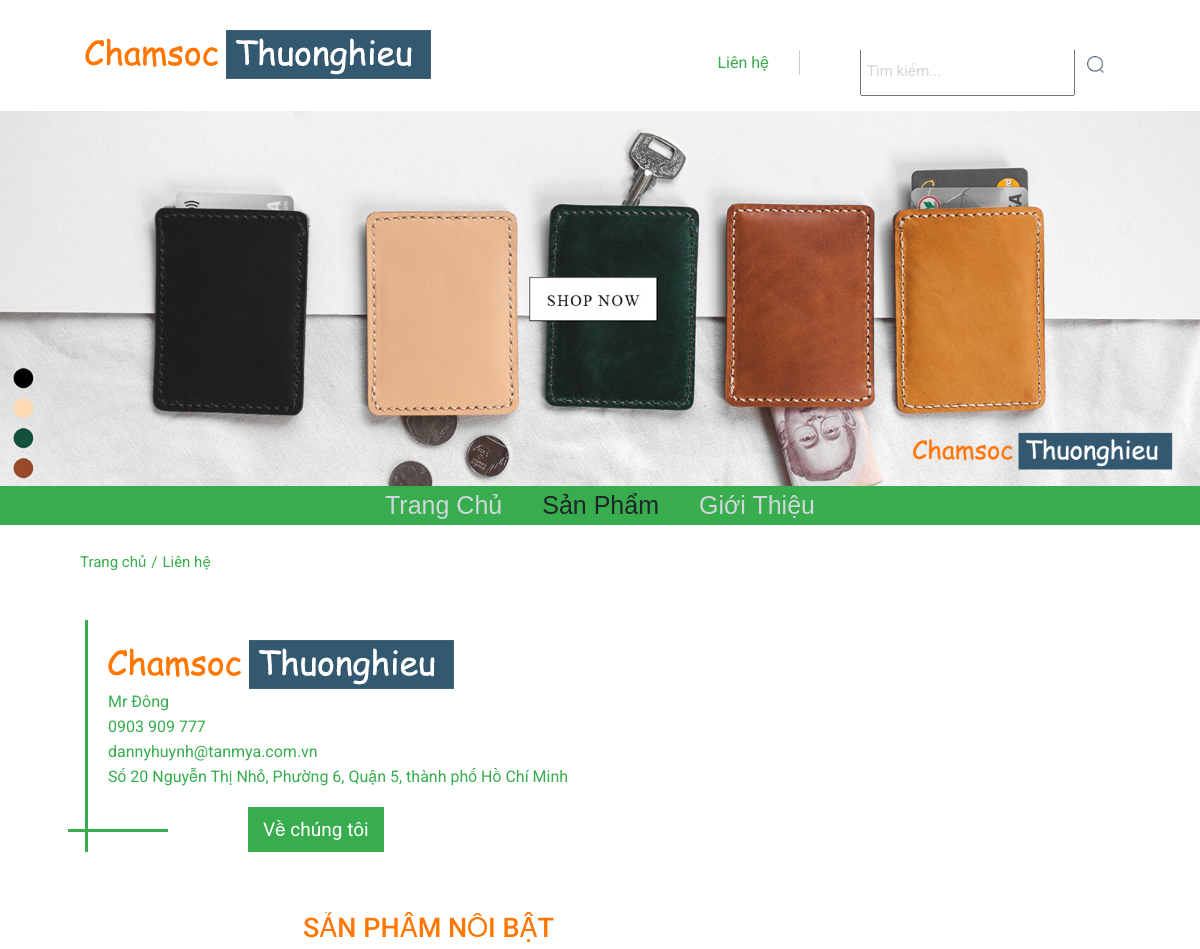
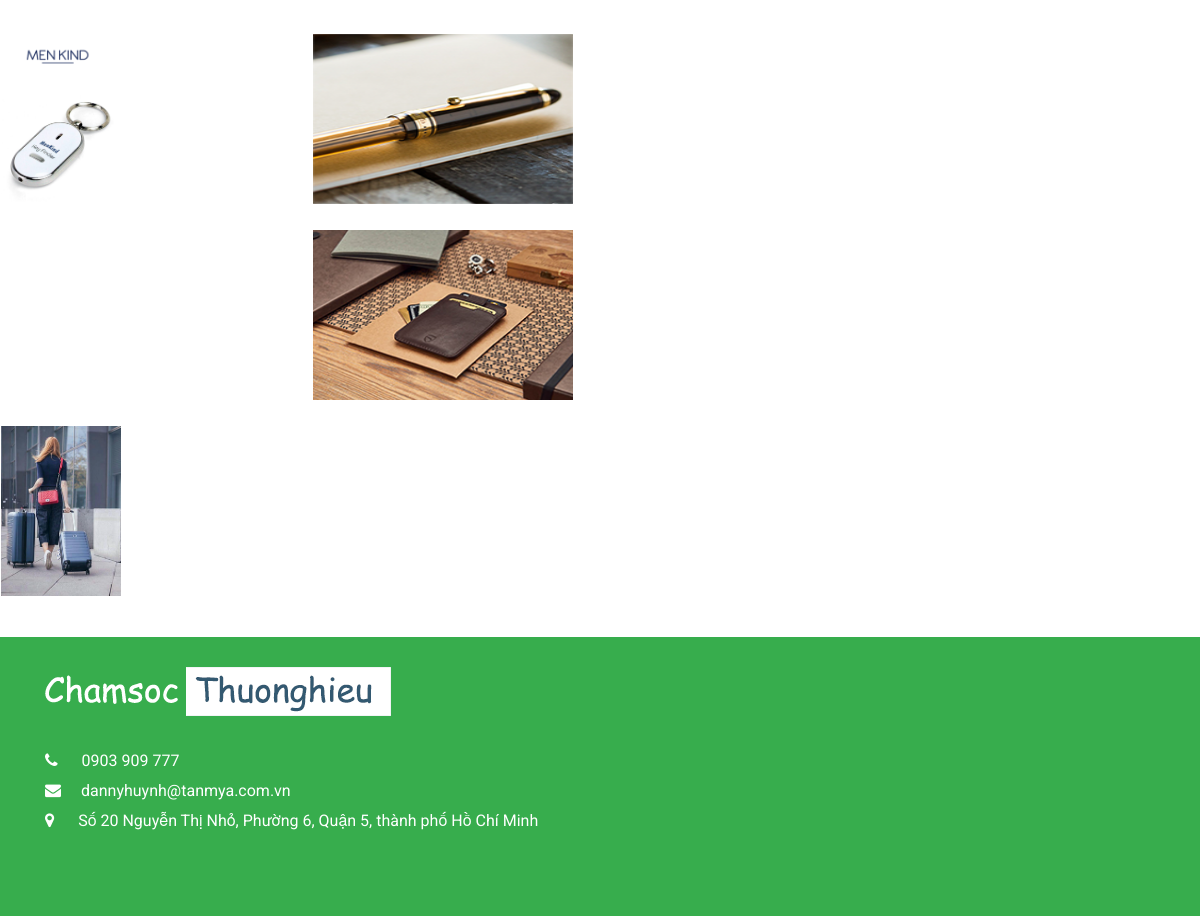
Page /lienhe.php on the committed database (2 pictures, top to bottom).
### tables this page shows
CREATE TABLE IF NOT EXISTS `parameter` (
  `ma` int(11) NOT NULL AUTO_INCREMENT,
  `ten` varchar(255) DEFAULT NULL,
  `giatri` text,
  `ngaytao` TIMESTAMP DEFAULT CURRENT_TIMESTAMP ON UPDATE CURRENT_TIMESTAMP,
  `ngaycapnhat` TIMESTAMP DEFAULT CURRENT_TIMESTAMP ON UPDATE CURRENT_TIMESTAMP,
  PRIMARY KEY (`ma`)
);

CREATE TABLE IF NOT EXISTS `sanpham` (
  `ma` int(11) NOT NULL AUTO_INCREMENT,
  `ten` varchar(255) DEFAULT NULL,
  `duongdan` varchar(255) DEFAULT NULL,
  `manhomtin` int(11) DEFAULT NULL,
  `chitiet` text,
  `tomtat` text NOT NULL,
  `h1` varchar(255) DEFAULT NULL,
  `tukhoa` varchar(255) DEFAULT NULL,
  `motatukhoa` varchar(255) DEFAULT NULL,
  `tieude` varchar(255) DEFAULT NULL,
  `kichhoat` int(11) NOT NULL DEFAULT '0',
  `ngaytao` TIMESTAMP DEFAULT CURRENT_TIMESTAMP ON UPDATE CURRENT_TIMESTAMP,
  `ngaycapnhat` TIMESTAMP DEFAULT CURRENT_TIMESTAMP ON UPDATE CURRENT_TIMESTAMP,
  `hinh` varchar(255) DEFAULT NULL,
  `hinhs` text NOT NULL,
  `noibat` int(11) NOT NULL DEFAULT '0',
  PRIMARY KEY (`ma`)
);

### class/database.php (called while the page is built, shortened)
<?php
class database
{
    protected $pdo='';
    protected $sql='';
    public function Database()
    {
        try
        {
			$this->pdo=new PDO('mysql:host='.HOST.'; dbname='.DBNAME,USERNAME,PASSWORD);
			$this->pdo->query('set names utf8');
			$this->pdo->setAttribute(PDO::ATTR_ERRMODE,PDO::ERRMODE_EXCEPTION);
        }
        catch(PDOException $e)
        {
			exit($e->getMessage());
        }
    }
    public function setQuery($sql)
    {
        $this->sql=$sql;
    }
    public function loadAllRow($option=array())
    {
        $this->stateMent=$this->pdo->prepare($this->sql);
        $this->stateMent->execute($option);
        return $this->stateMent->fetchAll(PDO::FETCH_OBJ);
    }
    public function loadRow($option=array())
    {
        $this->stateMent=$this->pdo->prepare($this->sql);
        $this->stateMent->execute($option);
        return $this->stateMent->fetch(PDO::FETCH_OBJ);
    }
	public function disconnect()
    {
        return $this->pdo=null;
    }
}
?>

### config.php (called while the page is built, shortened)
<?php
require 'class/database.php';
require_once('class/xl_param.php');
require 'class/xl_tintuc.php';
$xl_tintuc = new xl_tintuc();
$xl_param = new xl_param();
?>

### class/xl_param.php (called while the page is built, shortened)
<?php
class xl_param extends database
{
	function DocTheoTen($ten)
	{
		$sql = "select * from parameter where ten = '$ten'";
		return $this->loadRow();
	}
}
?>

### class/xl_tintuc.php (called while the page is built, shortened)
<?php
class xl_tintuc extends database
{
	function DSnoibat($sodong = null)
	{
		$soluong = (!empty($sodong))?" limit 0,$sodong ":'';
		$sql = "select sanpham.*,nhom.duongdan as duongdan_cha from sanpham join nhom on sanpham.manhomtin=nhom.ma where sanpham.kichhoat=1 and noibat='1'  order by sanpham.ngaytao desc,sanpham.ma desc $soluong";
		return $this->loadAllRow();
	}
}
?>

### lienhe.php (the view, shortened to what this page needs)
<?php
require 'config.php';
$listnoibat = $xl_tintuc->DSnoibat(4);
?>
<html>
	<head>
		<?php
			include 'includes/cssjs.php';
		?>
	<head>
	<body>
		<?php include 'includes/header.php' ?>
		<div class="row content">
			<div class="container">
			<div class="breakcrum">
				<ul>
					<li><a href="<?=DOMAIN?>">Trang chủ</a></li>
					<li><a href="#">Liên hệ</a></li>
				</ul>
			</div>
			<div class="contact-info">
				<div class="line-frame">
					<img src="images/logotop.png"/>
					<ul>
						<li><?php echo $xl_param->DocTheoTen('tenlienhe')->giatri ?></li>
						<li><?php echo $xl_param->DocTheoTen('dienthoai')->giatri ?></li>
						<li><?php echo $xl_param->DocTheoTen('email')->giatri ?></li>
						<li><?php echo $xl_param->DocTheoTen('diachi')->giatri ?></li>
					</ul>
					<span style="cursor:pointer" onclick="location.href='<?php echo DOMAIN.'gioi-thieu' ?>'" class="us">Về chúng tôi</span>
				</div>
			</div>
			</div>
			<div class="box">
				<div class="box-title">
					<h3 class="big-title"><span class="t-c">Sản phẩm nổi bật</span><span class="title-line"></span></h3>
				</div>
				<div class="box-content noibat container">
					<div class="leftpro pro">
						<a href="<?php echo DOMAIN.$listnoibat[0]->duongdan_cha.'/'.$listnoibat[0]->duongdan.'-'.$listnoibat[0]->ma ?>"><img src="<?=$listnoibat[0]->hinh?>"/></a>
					</div>
					<div class="midpro pro">
						<a href="<?php echo DOMAIN.$listnoibat[1]->duongdan_cha.'/'.$listnoibat[1]->duongdan.'-'.$listnoibat[1]->ma ?>"><img src="<?=$listnoibat[1]->hinh?>"/></a>
						<a href="<?php echo DOMAIN.$listnoibat[2]->duongdan_cha.'/'.$listnoibat[2]->duongdan.'-'.$listnoibat[2]->ma ?>"><img src="<?=$listnoibat[2]->hinh?>"/></a>
					</div>
					<div class="rightpro pro">
						<a href="<?php echo DOMAIN.$listnoibat[3]->duongdan_cha.'/'.$listnoibat[3]->duongdan.'-'.$listnoibat[3]->ma ?>"><img src="<?=$listnoibat[3]->hinh?>"/></a>
					</div>
				</div>
			</div>
			</div>
		<?php include 'includes/footer.php' ?>
	</body>
</html>

### includes/header.php
<div class="col-md-12 header-top">
	<div class="container">
	<a href="<?=DOMAIN?>" class="logotop"><img src="<?php echo $xl_param->DocTheoTen('logo')->giatri ?>"/></a>
	<ul class="menutop">
		<li><a href="<?=DOMAIN?>lien-he">Liên hệ</a></li>
<li>
	<form  class="search" action="" method="get">
		<input class="itim" type="text" placeholder="Tìm kiếm..." name="s"/>
		<button class="btntim"><img width="17" src="<?=DOMAIN?>images/search2.png" /></button>
	</form>	<div class="clear"></div>
</li>
	</ul>
	</div>
</div>
<div class="header-menu">
	<div class="banner">
		<img src="<?php echo $xl_param->DocTheoTen('banner')->giatri ?>"/>
	</div>
	<?php include 'includes/menu.php' ?>
</div>

### includes/footer.php
<div class="footer">
<div class="container">
	<div><a href="<?=DOMAIN?>"><img src="<?php echo $xl_param->DocTheoTen('logo2')->giatri ?>"/></a></div>
	<div style="padding:30px 0 50px">
		<ul class="ftinfo">
			<li><i class="fa fa-phone"></i> <?php echo $xl_param->DocTheoTen('dienthoai')->giatri ?></li>
			<li><i class="fa fa-envelope"></i><?php echo $xl_param->DocTheoTen('email')->giatri ?></li>
			<li ><i class="fa fa-map-marker "></i> <?php echo $xl_param->DocTheoTen('diachi')->giatri ?></li>
		</ul>
	</div>
</div>
</div>

### rows in the picture
parameter: giatri (picture)
parameter: giatri (picture)
parameter: giatri "Mr Đông"
parameter: giatri "0903 909 777"
parameter: giatri "dannyhuynh@tanmya.com.vn"
parameter: giatri "Số 20 Nguyễn Thị Nhỏ, Phường 6, Quận 5, thành phố Hồ Chí Minh"
sanpham: hinh (picture)
sanpham: hinh (picture)
sanpham: hinh (picture)
sanpham: hinh (picture)
parameter: giatri (picture)
